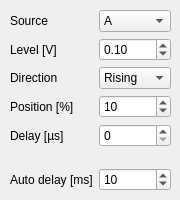
    <widget class="QWidget" name="triggerTab">
     <attribute name="title">
      <string>Trigger</string>
     </attribute>
     <widget class="QWidget" name="formLayoutWidget_2">
      <property name="geometry">
       <rect>
        <x>10</x>
        <y>10</y>
        <width>161</width>
        <height>181</height>
       </rect>
      </property>
      <layout class="QFormLayout" name="triggerFormLayout">
       <item row="1" column="0">
        <widget class="QLabel" name="triggerSourceLabel">
         <property name="locale">
          <locale language="English" country="UnitedKingdom"/>
         </property>
         <property name="text">
          <string>Source</string>
         </property>
        </widget>
       </item>
       <item row="1" column="1">
        <widget class="QComboBox" name="triggerSourceComboBox">
         <property name="currentText">
          <string>A</string>
         </property>
         <property name="currentIndex">
          <number>0</number>
         </property>
         <item>
          <property name="text">
           <string>A</string>
          </property>
         </item>
         <item>
          <property name="text">
           <string>B</string>
          </property>
         </item>
         <item>
          <property name="text">
           <string>EXT</string>
          </property>
         </item>
         <item>
          <property name="text">
           <string>Internal</string>
          </property>
         </item>
        </widget>
       </item>
       <item row="2" column="0">
        <widget class="QLabel" name="triggerLevelLabel">
         <property name="locale">
          <locale language="English" country="UnitedKingdom"/>
         </property>
         <property name="text">
          <string>Level [V]</string>
         </property>
        </widget>
       </item>
       <item row="2" column="1">
        <widget class="QDoubleSpinBox" name="triggerLevelSpinBox">
         <property name="locale">
          <locale language="English" country="UnitedKingdom"/>
         </property>
         <property name="buttonSymbols">
          <enum>QAbstractSpinBox::UpDownArrows</enum>
         </property>
         <property name="suffix">
          <string/>
         </property>
         <property name="decimals">
          <number>2</number>
         </property>
         <property name="minimum">
          <double>-5.000000000000000</double>
         </property>
         <property name="maximum">
          <double>5.000000000000000</double>
         </property>
         <property name="singleStep">
          <double>0.100000000000000</double>
         </property>
         <property name="value">
          <double>0.100000000000000</double>
         </property>
        </widget>
       </item>
       <item row="3" column="0">
        <widget class="QLabel" name="triggerModeLabel">
         <property name="locale">
          <locale language="English" country="UnitedKingdom"/>
         </property>
         <property name="text">
          <string>Direction</string>
         </property>
        </widget>
       </item>
       <item row="3" column="1">
        <widget class="QComboBox" name="triggerModeComboBox">
         <property name="currentText">
          <string>Rising</string>
         </property>
         <property name="currentIndex">
          <number>0</number>
         </property>
         <item>
          <property name="text">
           <string>Rising</string>
          </property>
         </item>
         <item>
          <property name="text">
           <string>Falling</string>
          </property>
         </item>
        </widget>
       </item>
       <item row="4" column="0">
        <widget class="QLabel" name="triggerPositionLabel">
         <property name="locale">
          <locale language="English" country="UnitedKingdom"/>
         </property>
         <property name="text">
          <string>Position [%]</string>
         </property>
        </widget>
       </item>
       <item row="4" column="1">
        <widget class="QDoubleSpinBox" name="triggerPositionSpinBox">
         <property name="locale">
          <locale language="English" country="UnitedKingdom"/>
         </property>
         <property name="buttonSymbols">
          <enum>QAbstractSpinBox::UpDownArrows</enum>
         </property>
         <property name="suffix">
          <string/>
         </property>
         <property name="decimals">
          <number>0</number>
         </property>
         <property name="minimum">
          <double>-50.000000000000000</double>
         </property>
         <property name="maximum">
          <double>50.000000000000000</double>
         </property>
         <property name="singleStep">
          <double>0.000000000000000</double>
         </property>
         <property name="value">
          <double>10.000000000000000</double>
         </property>
        </widget>
       </item>
       <item row="5" column="0">
        <widget class="QLabel" name="triggerDelayLabel">
         <property name="locale">
          <locale language="English" country="UnitedKingdom"/>
         </property>
         <property name="text">
          <string>Delay [µs]</string>
         </property>
        </widget>
       </item>
       <item row="5" column="1">
        <widget class="QDoubleSpinBox" name="triggerDelaySpinBox">
         <property name="locale">
          <locale language="English" country="UnitedKingdom"/>
         </property>
         <property name="buttonSymbols">
          <enum>QAbstractSpinBox::UpDownArrows</enum>
         </property>
         <property name="suffix">
          <string/>
         </property>
         <property name="decimals">
          <number>0</number>
         </property>
         <property name="minimum">
          <double>0.000000000000000</double>
         </property>
         <property name="maximum">
          <double>200.000000000000000</double>
         </property>
         <property name="singleStep">
          <double>1.000000000000000</double>
         </property>
         <property name="value">
          <double>0.000000000000000</double>
         </property>
        </widget>
       </item>
       <item row="6" column="1">
        <spacer name="verticalSpacer_4">
         <property name="orientation">
          <enum>Qt::Vertical</enum>
         </property>
         <property name="sizeHint" stdset="0">
          <size>
           <width>20</width>
           <height>40</height>
          </size>
         </property>
        </spacer>
       </item>
       <item row="7" column="1">
        <widget class="QDoubleSpinBox" name="triggerAutoDelaySpinBox">
         <property name="locale">
          <locale language="English" country="UnitedKingdom"/>
         </property>
         <property name="buttonSymbols">
          <enum>QAbstractSpinBox::UpDownArrows</enum>
         </property>
         <property name="suffix">
          <string/>
         </property>
         <property name="decimals">
          <number>0</number>
         </property>
         <property name="minimum">
          <double>0.000000000000000</double>
         </property>
         <property name="maximum">
          <double>2000.000000000000000</double>
         </property>
         <property name="singleStep">
          <double>1.000000000000000</double>
         </property>
         <property name="value">
          <double>10.000000000000000</double>
         </property>
        </widget>
       </item>
       <item row="7" column="0">
        <widget class="QLabel" name="triggerAutoDelayLabel">
         <property name="locale">
          <locale language="English" country="UnitedKingdom"/>
         </property>
         <property name="text">
          <string>Auto delay [ms]</string>
         </property>
        </widget>
       </item>
      </layout>
     </widget>
    </widget>
